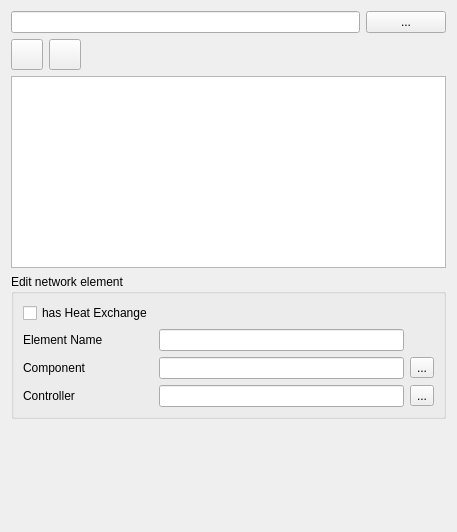
<?xml version="1.0" encoding="UTF-8"?>
<ui version="4.0">
 <class>SVDBSubNetworkEditWidget</class>
 <widget class="QWidget" name="SVDBSubNetworkEditWidget">
  <property name="geometry">
   <rect>
    <x>0</x>
    <y>0</y>
    <width>457</width>
    <height>532</height>
   </rect>
  </property>
  <property name="windowTitle">
   <string>Form</string>
  </property>
  <layout class="QVBoxLayout" name="verticalLayout">
   <item>
    <layout class="QVBoxLayout" name="verticalLayout_2">
     <item>
      <layout class="QHBoxLayout" name="horizontalLayout">
       <item>
        <widget class="QtExt::LanguageStringEditWidget1" name="lineEditSubNetworkName"/>
       </item>
       <item>
        <widget class="QtExt::ColorButton" name="pushButtonColor">
         <property name="text">
          <string>...</string>
         </property>
        </widget>
       </item>
      </layout>
     </item>
     <item>
      <layout class="QHBoxLayout" name="horizontalLayout_2">
       <item>
        <widget class="QToolButton" name="toolButtonAdd">
         <property name="icon">
          <iconset resource="../resources/SIM-VICUS.qrc">
           <normaloff>:/gfx/actions/24x24/plus.png</normaloff>:/gfx/actions/24x24/plus.png</iconset>
         </property>
         <property name="iconSize">
          <size>
           <width>24</width>
           <height>24</height>
          </size>
         </property>
        </widget>
       </item>
       <item>
        <widget class="QToolButton" name="toolButtonRemove">
         <property name="icon">
          <iconset resource="../resources/SIM-VICUS.qrc">
           <normaloff>:/gfx/actions/24x24/minus.png</normaloff>:/gfx/actions/24x24/minus.png</iconset>
         </property>
         <property name="iconSize">
          <size>
           <width>24</width>
           <height>24</height>
          </size>
         </property>
        </widget>
       </item>
       <item>
        <spacer name="horizontalSpacer">
         <property name="orientation">
          <enum>Qt::Horizontal</enum>
         </property>
         <property name="sizeHint" stdset="0">
          <size>
           <width>40</width>
           <height>20</height>
          </size>
         </property>
        </spacer>
       </item>
      </layout>
     </item>
     <item>
      <widget class="QTableWidget" name="tableWidgetElements"/>
     </item>
    </layout>
   </item>
   <item>
    <widget class="QGroupBox" name="groupBoxEditElement">
     <property name="title">
      <string>Edit network element</string>
     </property>
     <layout class="QGridLayout" name="gridLayout">
      <item row="2" column="0">
       <widget class="QLabel" name="label">
        <property name="text">
         <string>Component</string>
        </property>
       </widget>
      </item>
      <item row="2" column="2">
       <widget class="QToolButton" name="toolButtonEditComponent">
        <property name="text">
         <string>...</string>
        </property>
       </widget>
      </item>
      <item row="1" column="1">
       <widget class="QLineEdit" name="lineEditElementName"/>
      </item>
      <item row="1" column="0">
       <widget class="QLabel" name="label_3">
        <property name="text">
         <string>Element Name</string>
        </property>
       </widget>
      </item>
      <item row="3" column="0">
       <widget class="QLabel" name="label_2">
        <property name="text">
         <string>Controller</string>
        </property>
       </widget>
      </item>
      <item row="3" column="1">
       <widget class="QLineEdit" name="lineEditController"/>
      </item>
      <item row="3" column="2">
       <widget class="QToolButton" name="toolButtonEditController">
        <property name="text">
         <string>...</string>
        </property>
       </widget>
      </item>
      <item row="2" column="1">
       <widget class="QLineEdit" name="lineEditComponent"/>
      </item>
      <item row="0" column="0">
       <widget class="QCheckBox" name="checkBoxElementHasHeatExchange">
        <property name="text">
         <string>has Heat Exchange</string>
        </property>
       </widget>
      </item>
     </layout>
    </widget>
   </item>
   <item>
    <spacer name="verticalSpacer">
     <property name="orientation">
      <enum>Qt::Vertical</enum>
     </property>
     <property name="sizeHint" stdset="0">
      <size>
       <width>20</width>
       <height>40</height>
      </size>
     </property>
    </spacer>
   </item>
  </layout>
 </widget>
 <customwidgets>
  <customwidget>
   <class>QtExt::ColorButton</class>
   <extends>QPushButton</extends>
   <header location="global">QtExt_ColorButton.h</header>
  </customwidget>
  <customwidget>
   <class>QtExt::LanguageStringEditWidget1</class>
   <extends>QLineEdit</extends>
   <header location="global">QtExt_LanguageStringEditWidget1.h</header>
   <container>1</container>
  </customwidget>
 </customwidgets>
 <resources>
  <include location="../resources/SIM-VICUS.qrc"/>
 </resources>
 <connections/>
</ui>
